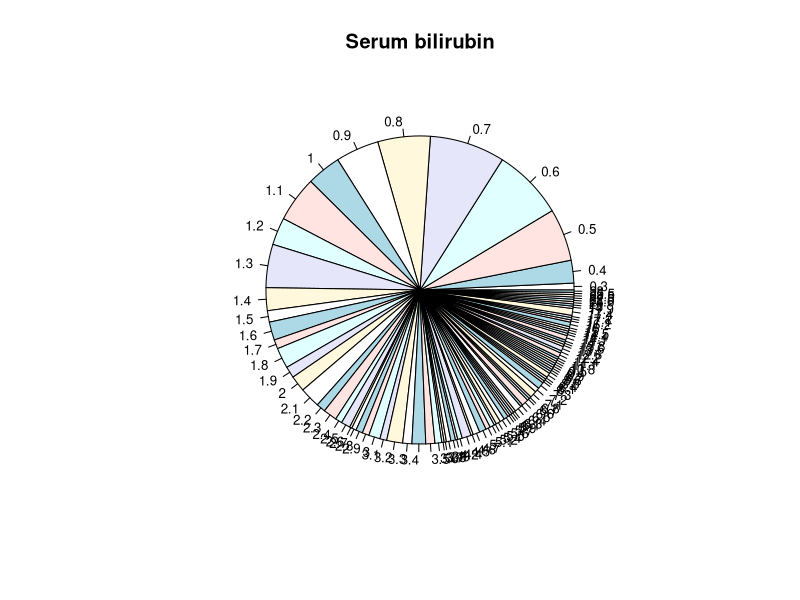
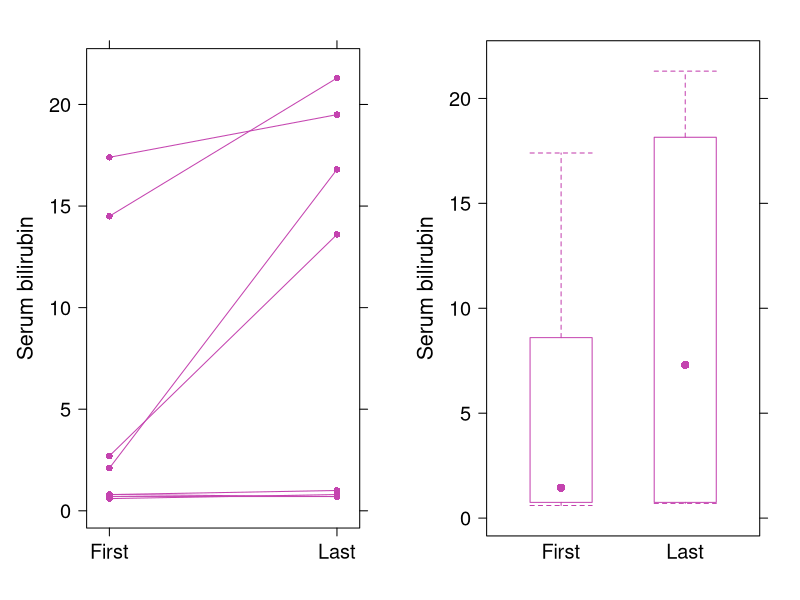
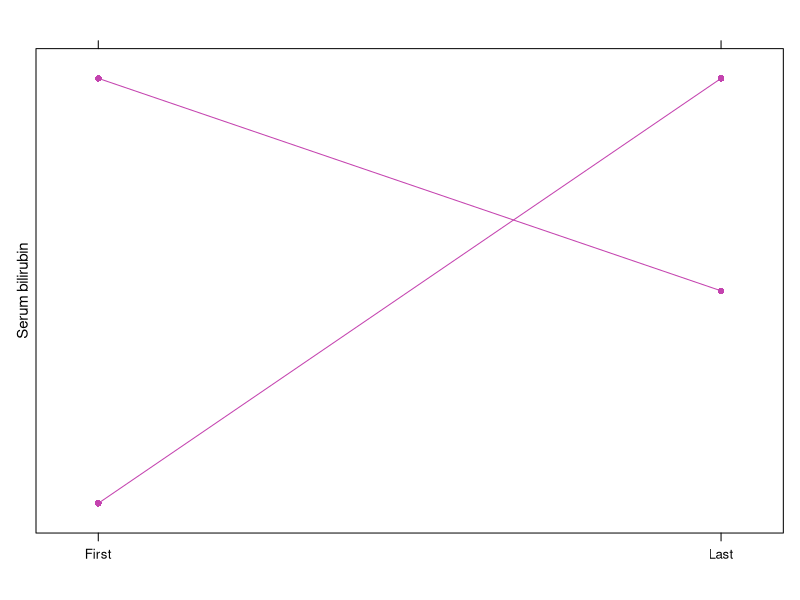
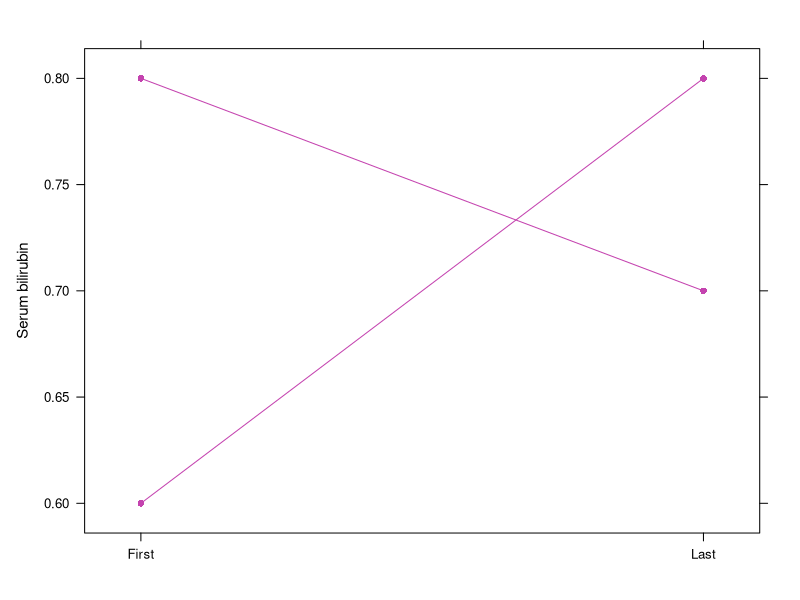
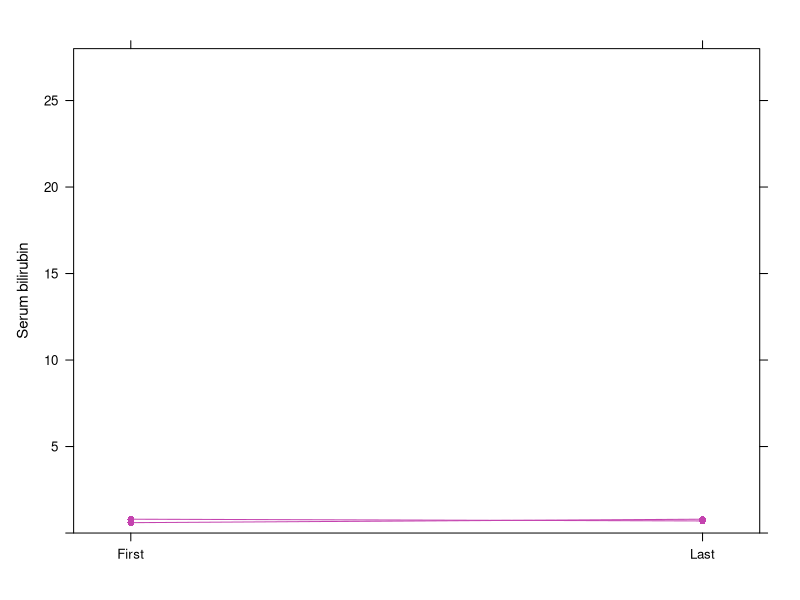
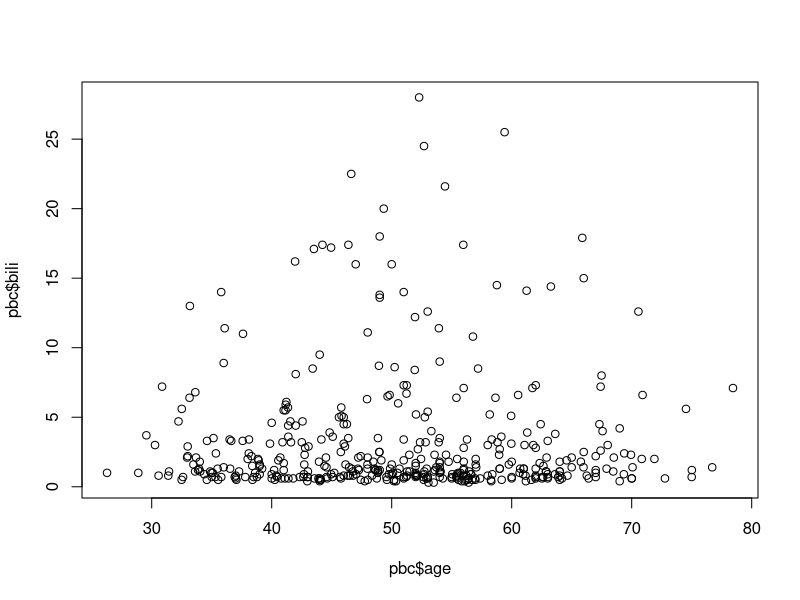
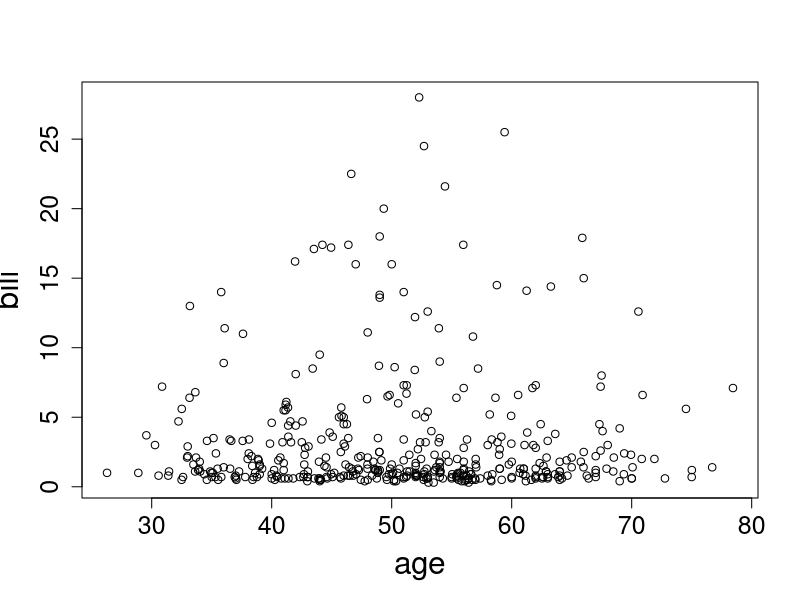
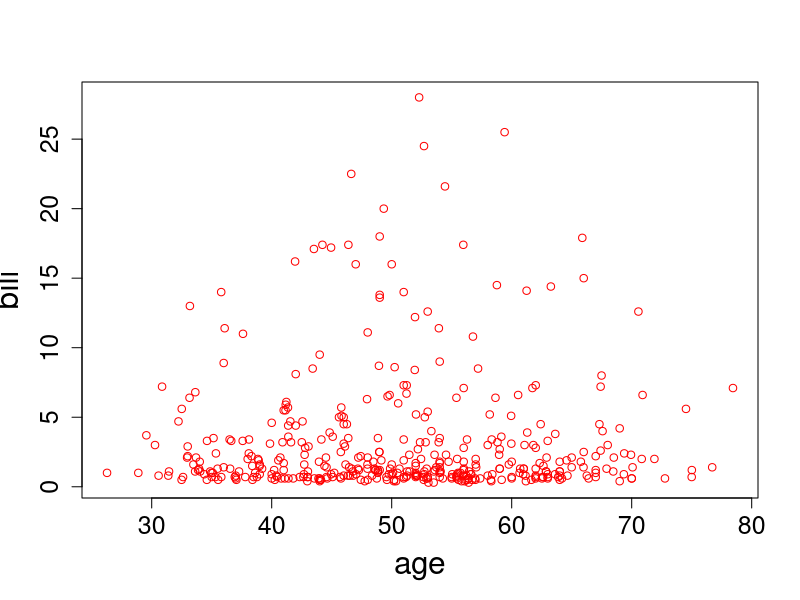

Write R code to recreate these figures, in order.
## ---- chunk 1
def.chunk.hook  <- knitr::knit_hooks$get("chunk")
knitr::knit_hooks$set(chunk = function(x, options) {
  x <- def.chunk.hook(x, options)
  ifelse(options$size != "normalsize", paste0("\n \\", options$size,"\n\n", x, "\n\n \\normalsize"), x)
})

knitr::opts_chunk$set(echo = FALSE, comment=NA)

library(survival)
library(knitr)
library(kableExtra)
library(dplyr)

pbc <- survival::pbc
pbcseq <- survival::pbcseq
## ---- chunk 2
pbc[1:3, c("time", "age", "bili", "chol")]
round(pbc[1:3, c("time", "age", "bili", "chol")], digits = 2)
## ---- chunk 3
DF <- pbc[,c("id", "time", "status", "trt", "age", 
                    "sex", "bili", "chol")]
head(DF)
## ---- chunk 4
DF <- pbc[,c("id", "time", "status", "trt", "age", 
                    "sex", "bili", "chol")]
DF$trt <- factor(x = DF$trt, levels = c(1, 2), 
                 labels = c("D-penicillmain", "placebo"))
head(DF)
## ---- chunk 5
DF <- pbc[,c("id", "time", "status", "trt", "age", 
                    "sex", "bili", "chol")]
head(DF)
## ---- chunk 6
DF <- pbc[,c("id", "time", "status", "trt", "age", 
                    "sex", "bili", "chol")]
DF$time <- DF$time/30
DF$time_years <- DF$time/12
head(DF)
## ---- chunk 7
head(sort(pbc$bili))
## ---- chunk 8
head(pbc[order(pbc$bili), ])
## ---- chunk 9
head(pbc[order(pbc$bili, pbc$age), ])
## ---- chunk 10
head(pbc[,c("id", "time", "status", "trt", "age", 
                    "sex", "bili", "chol")])
## ---- chunk 11
head(pbcseq[, c("id", "futime", "status", "trt", "age", "day",
                    "sex", "bili", "chol")])
## ---- chunk 12
mean(pbc$age)
## ---- chunk 13
pie(table(pbc$bili), cex = 0.8, main = "Serum bilirubin")
## ---- chunk 14
pbcseq.id <- pbcseq[tapply(row.names(pbcseq), pbcseq$id, tail, 1), ]
pbcseq.idBase <- pbcseq[tapply(row.names(pbcseq), pbcseq$id, head, 1), ]

pbcseq.id$BA <- "Last"
pbcseq.idBase$BA <- "First"

pbcFL <- rbind(pbcseq.idBase, pbcseq.id)
pbcFL <- pbcFL[order(pbcFL$id, pbcFL$day),]
library(lattice)
p1 <- xyplot(bili ~ as.factor(BA), group = id, data = pbcFL[pbcFL$id %in% c(1, 24, 25, 6, 34, 17, 45, 23), ], 
             type = c("p", "l"), pch = 16,
             xlab = "", ylab = list("Serum bilirubin", cex = 1.3), col = "#C443AF",
       scales = list(x = list(limits = c(0.9,2.1), at = c(1,2), cex = 1.2, 
                          labels = c("First", "Last")), y = list(cex = 1.2) ))
p2 <- bwplot(bili ~ as.factor(BA), data = pbcFL[pbcFL$id %in% c(1, 24, 25, 6, 34, 17, 45, 23), ],
            ylab = list("Serum bilirubin", cex = 1.3), xlab = "", 
            scales = list(x = list(cex = 1.2), y = list(cex = 1.2)),
            par.settings = list(box.umbrella = list(col= c("#C443AF")), 
                                    box.dot = list(col= c("#C443AF")), 
                                    box.rectangle = list(col= c("#C443AF"))))

print(p1, split = c(1,1,2,1), more = TRUE)
print(p2, split = c(2,1,2,1))
## ---- chunk 15
library(lattice)
xyplot(bili ~ as.factor(BA), group = id, data = pbcFL[pbcFL$id %in% c(45, 6), ], 
       type = c("p", "l"), pch = 16, 
       xlab = "", ylab = list("Serum bilirubin", cex = 0.9), col = "#C443AF",
       scales = list(x = list(limits = c(0.9,2.1), at = c(1,2), cex = 0.8, 
                          labels = c("First", "Last")), y = list(cex = 0.8, draw = FALSE) ))
## ---- chunk 16
library(lattice)
xyplot(bili ~ as.factor(BA), group = id, data = pbcFL[pbcFL$id %in% c(45, 6), ], 
       type = c("p", "l"), pch = 16, 
       xlab = "", ylab = list("Serum bilirubin", cex = 0.9), col = "#C443AF",
       scales = list(x = list(limits = c(0.9,2.1), at = c(1,2), cex = 0.8, 
                          labels = c("First", "Last")), y = list(cex = 0.8) ))
## ---- chunk 17
library(lattice)
xyplot(bili ~ as.factor(BA), group = id, data = pbcFL[pbcFL$id %in% c(45, 6), ], 
       type = c("p", "l"), pch = 16, 
       xlab = "", ylab = list("Serum bilirubin", cex = 0.9), col = "#C443AF",
       ylim = c(0, 28), 
       scales = list(x = list(limits = c(0.9,2.1), at = c(1,2), cex = 0.8, 
                          labels = c("First", "Last")), y = list(cex = 0.8, limits = c(0, 28)) ))
## ---- chunk 18
plot(x = pbc$age, y = pbc$bili)
## ---- chunk 19
plot(x = pbc$age, y = pbc$bili, xlab = "age", ylab = "bili", 
     cex.lab = 1.9, cex.axis = 1.5)
## ---- chunk 20
plot(x = pbc$age, y = pbc$bili, xlab = "age", ylab = "bili", 
     cex.lab = 1.9, cex.axis = 1.5, col = "red")
## ---- chunk 21
plot(x = pbc$age, y = pbc$bili, xlab = "age", ylab = "bili", 
     cex.lab = 1.9, cex.axis = 1.5, col = pbc$sex)
## ---- chunk 22
boxplot(formula = pbc$age ~ pbc$sex, xlab = "sex", ylab = "age", 
     cex.lab = 1.9, cex.axis = 1.5)
## ---- chunk 23
pbc_male_bili <- pbc$bili[pbc$sex == "m"]
pbc_female_bili <- pbc$bili[pbc$sex == "f"]
plot(density(x = pbc_male_bili), col = rgb(0,0,1,0.5), 
     main = "Density plots", xlab = "bili", ylab = "")
lines(density(x = pbc_female_bili), col = rgb(1,0,0,0.5))
legend(x = 8, y = 0.2, legend = c("male", "female"), 
       col = c(rgb(0,0,1,0.5), rgb(1,0,0,0.5)), lty = 1)
## ---- chunk 24
pbc_male_bili <- pbc$bili[pbc$sex == "m"]
pbc_female_bili <- pbc$bili[pbc$sex == "f"]
plot(density(x = pbc_male_bili), col = rgb(0,0,1,0.5), 
     main = "Density plots", xlab = "bili", ylab = "")
polygon(density(x = pbc_male_bili), col = rgb(0,0,1,0.5), 
        border = "blue")
lines(density(x = pbc_female_bili), col = rgb(1,0,0,0.5))
polygon(density(x = pbc_female_bili), col = rgb(1,0,0,0.5), 
        border = "red")
legend(x = 8, y = 0.2, legend = c("male", "female"), 
       col = c(rgb(0,0,1,0.5), rgb(1,0,0,0.5)), lty = 1)
## ---- chunk 25
pbc$status <- factor(x = pbc$status, levels = c(0, 1, 2), 
                     labels = c("censored", "transplant", "dead"))
pie(table(pbc$status), col = c("green", "blue", "red"), cex = 2)
